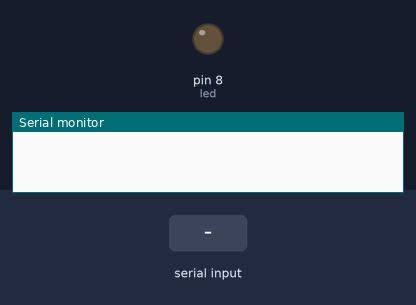
A sketch run on a simulated Arduino Uno, built with avr-gcc and run on an emulated ATmega328P. On the bench: output pins drawn as LEDs (lit = HIGH), the last lines printed to the serial monitor. Inputs (shaded band) come from the test bench.

Above: at 1.2 s.
1.3 s: "1" received over Serial
At 2.3 s:
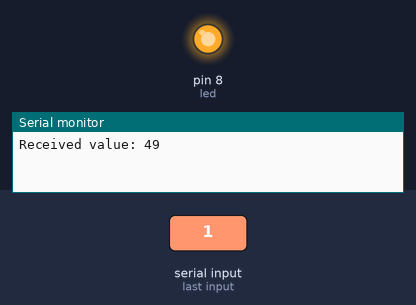
2.8 s: "0" received over Serial
At 3.5 s:
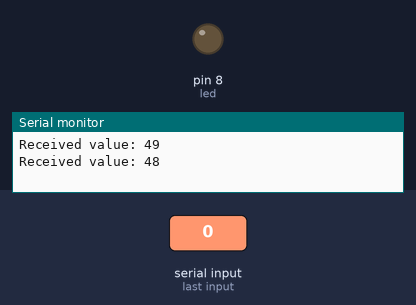
Timing chart, 0 to 5.8 s (numbered marks = the images above; inputs shaded):
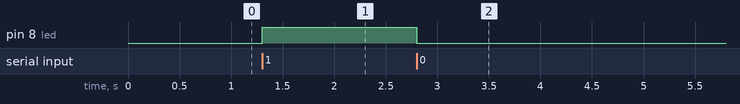

The sketch:

ledOn.ino
```cpp
int led = 8;

// the setup routine runs once when you press reset:
void setup()
{
  Serial.begin(9600);
  pinMode(led, OUTPUT);
}

// the loop routine runs over and over again forever:
void loop()
{
  // node js에서 보낸 값
  int incomingValue = 0;

  if (Serial.available() > 0)
  { // 뭔가 입력값이 있다면
    incomingValue = Serial.read();
    Serial.print("Received value: ");
    Serial.println(incomingValue);
  }

  if (incomingValue == 49)
  {                          // 값이 '1' 이면
    digitalWrite(led, HIGH); // LED를 켠다.
  }

  if (incomingValue == 48)
  {                         // 값이 '0' 이면
    digitalWrite(led, LOW); // LED를 끈다.
  }
}
```

Measured:
- after the input at 1.3 s, pin 8 (led): LOW → HIGH at once
- after the input at 2.8 s, pin 8 (led): HIGH → LOW at once
